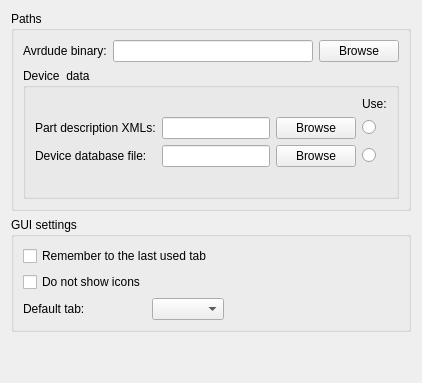
       <widget class="QWidget" name="tabSettings">
        <attribute name="title">
         <string>Settings</string>
        </attribute>
        <layout class="QGridLayout" name="gridLayout_5">
         <item row="2" column="0" colspan="2">
          <widget class="QGroupBox" name="groupBoxPaths">
           <property name="title">
            <string>Paths</string>
           </property>
           <layout class="QGridLayout" name="gridLayout_9">
            <item row="1" column="0">
             <widget class="QLabel" name="avrdudeLabel">
              <property name="text">
               <string>Avrdude binary:</string>
              </property>
             </widget>
            </item>
            <item row="1" column="1">
             <widget class="QLineEdit" name="lineEditAvrDudePath"/>
            </item>
            <item row="1" column="2">
             <widget class="QPushButton" name="pushButtonAvrDude">
              <property name="text">
               <string>Browse</string>
              </property>
             </widget>
            </item>
            <item row="2" column="0" colspan="3">
             <widget class="QGroupBox" name="groupBox_2">
              <property name="title">
               <string>Device  data</string>
              </property>
              <layout class="QGridLayout" name="gridLayout_11">
               <item row="1" column="2">
                <widget class="QPushButton" name="pushButtonBrowseXmls">
                 <property name="text">
                  <string>Browse</string>
                 </property>
                </widget>
               </item>
               <item row="2" column="1">
                <widget class="QLineEdit" name="lineEditSQLitePath"/>
               </item>
               <item row="2" column="0">
                <widget class="QLabel" name="label_4">
                 <property name="text">
                  <string>Device database file:</string>
                 </property>
                </widget>
               </item>
               <item row="1" column="1">
                <widget class="QLineEdit" name="lineEditXmlsPath"/>
               </item>
               <item row="1" column="0">
                <widget class="QLabel" name="partDescriptionXMLsLabel">
                 <property name="text">
                  <string>Part description XMLs:</string>
                 </property>
                </widget>
               </item>
               <item row="2" column="2">
                <widget class="QPushButton" name="pushButtonBrowseSqlite">
                 <property name="text">
                  <string>Browse</string>
                 </property>
                </widget>
               </item>
               <item row="1" column="3">
                <widget class="QRadioButton" name="radioButtonUseXML">
                 <property name="text">
                  <string/>
                 </property>
                </widget>
               </item>
               <item row="2" column="3">
                <widget class="QRadioButton" name="radioButtonUseSqlite">
                 <property name="text">
                  <string/>
                 </property>
                </widget>
               </item>
               <item row="0" column="3">
                <widget class="QLabel" name="label_5">
                 <property name="text">
                  <string>Use:</string>
                 </property>
                </widget>
               </item>
               <item row="3" column="1">
                <widget class="QLabel" name="labelSQLiteInfo">
                 <property name="text">
                  <string/>
                 </property>
                </widget>
               </item>
              </layout>
             </widget>
            </item>
           </layout>
          </widget>
         </item>
         <item row="4" column="0">
          <spacer name="verticalSpacer_2">
           <property name="orientation">
            <enum>Qt::Vertical</enum>
           </property>
           <property name="sizeHint" stdset="0">
            <size>
             <width>20</width>
             <height>40</height>
            </size>
           </property>
          </spacer>
         </item>
         <item row="3" column="0" colspan="2">
          <widget class="QGroupBox" name="groupBox_7">
           <property name="title">
            <string>GUI settings</string>
           </property>
           <layout class="QGridLayout" name="gridLayout_10">
            <item row="0" column="0" colspan="2">
             <widget class="QCheckBox" name="checkBoxLastTabRemember">
              <property name="text">
               <string>Remember to the last used tab</string>
              </property>
             </widget>
            </item>
            <item row="2" column="1">
             <widget class="QComboBox" name="comboBoxDefaultTab"/>
            </item>
            <item row="2" column="0">
             <widget class="QLabel" name="labelDefaultTab">
              <property name="text">
               <string>Default tab:</string>
              </property>
             </widget>
            </item>
            <item row="2" column="2">
             <spacer name="horizontalSpacer">
              <property name="orientation">
               <enum>Qt::Horizontal</enum>
              </property>
              <property name="sizeHint" stdset="0">
               <size>
                <width>40</width>
                <height>20</height>
               </size>
              </property>
             </spacer>
            </item>
            <item row="1" column="0">
             <widget class="QCheckBox" name="checkBoxNoIcons">
              <property name="text">
               <string>Do not show icons</string>
              </property>
             </widget>
            </item>
           </layout>
          </widget>
         </item>
        </layout>
       </widget>
